Frame 1 (no input): blank canvas, image omitted
Frame 60 (the mouse pressed at the canvas centre just before this capture): blank canvas, image omitted
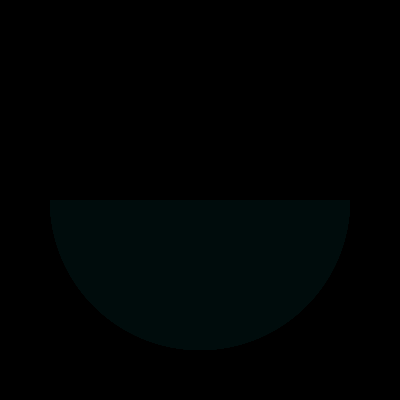
Frame 120 (the mouse held since frame 60 and released just before this capture)

The Processing sketch whose frames 1 and 60 were blank and that drew this single picture after the mouse press (run headless with seeded random() and noise(); from frame 60 on, the mouse is pressed at the canvas centre):

// Processing sketch: Col_HSB_10
// ── Col_HSB_10.pde
void setup() {
  size(400, 400);
  background(0);
  colorMode(HSB, 360, 100, 100);
  noStroke();
}

void draw() {
  fill(0,10);
  rect(0,0,width,height);
  fill(175,100,map(mouseX, 0, width, 100, 0));
  arc(width/2, height/2, 300, 300, map(pmouseX, 0, width, 0, TWO_PI), map(mouseX, 0, width, 0, TWO_PI));
}
